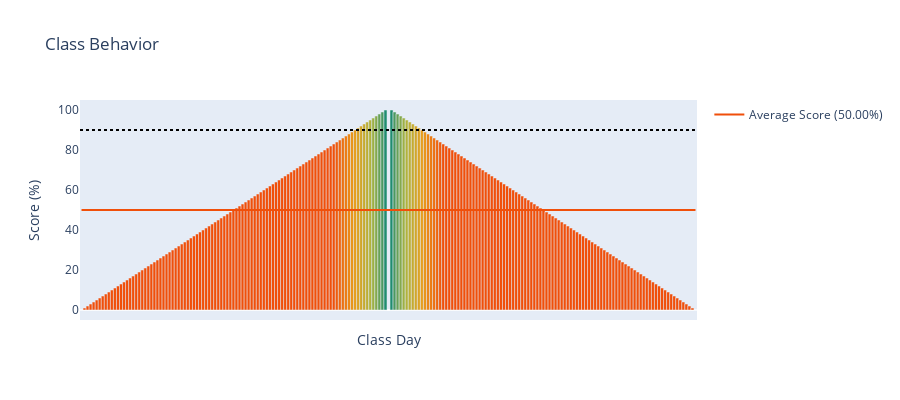

The notebook cell saved with this chart:
### Code cell
fig = go.Figure()
x_data = list(range(sample_size))
fig.add_trace(
    go.Bar(
        x=dff["Date"],
        y=dff["Behavior Score (%)"],
        marker={"color": dff["bar_color"]},
        showlegend=False,
    )
)
fig.add_shape(
    type="line",
    xref="paper",
    yref="y",
    x0=0,
    y0=THRESHOLD,
    x1=1,
    y1=THRESHOLD,
    line=dict(
        color="black",
        width=2,
        dash="dot",
    ),
    name=f"Class Expectation ({THRESHOLD:.0f}%)",
)
fig.add_trace(
    go.Scatter(
        x=dff["Date"],
        y=[student_mean] * dff.shape[0],
        mode="lines",
        line=dict(
            color="black" if student_mean >= THRESHOLD else "#f04f0a",
            width=2,
        ),
        name=f"Average Score ({student_mean:.2f}%)",
    )
)
fig.update_layout(
    height=400,
    title={
        "text": "Class Behavior",
    },
    xaxis_title="Class Day",
    yaxis_title="Score (%)",
    xaxis={"showgrid": False, "showticklabels": False},
    yaxis_range=[-5, 105],
    yaxis={"showgrid": False, "showticklabels": True},
    bargap=0,
    bargroupgap=0,
)

fig.show()

### Figure 1 — Plotly figure (JSON) as saved in the notebook; plotly's stock layout.template omitted (floating-point values rounded to 4 significant figures; data arrays with more than 128 entries replaced by an {"elided": "..."} marker saying what was removed)
{"data": [{"marker": {"color": {"elided": "203 str values"}}, "showlegend": false, "type": "bar", "x": {"elided": "203 int values"}, "y": {"elided": "203 float values"}}, {"line": {"color": "#f04f0a", "width": 2}, "mode": "lines", "name": "Average Score (50.00%)", "type": "scatter", "x": {"elided": "203 int values"}, "y": {"elided": "203 int values"}}], "layout": {"bargap": 0, "bargroupgap": 0, "height": 400, "shapes": [{"line": {"color": "black", "dash": "dot", "width": 2}, "name": "Class Expectation (90%)", "type": "line", "x0": 0, "x1": 1, "xref": "paper", "y0": 90, "y1": 90, "yref": "y"}], "title": {"text": "Class Behavior"}, "xaxis": {"showgrid": false, "showticklabels": false, "title": {"text": "Class Day"}}, "yaxis": {"range": [-5, 105], "showgrid": false, "showticklabels": true, "title": {"text": "Score (%)"}}}}
